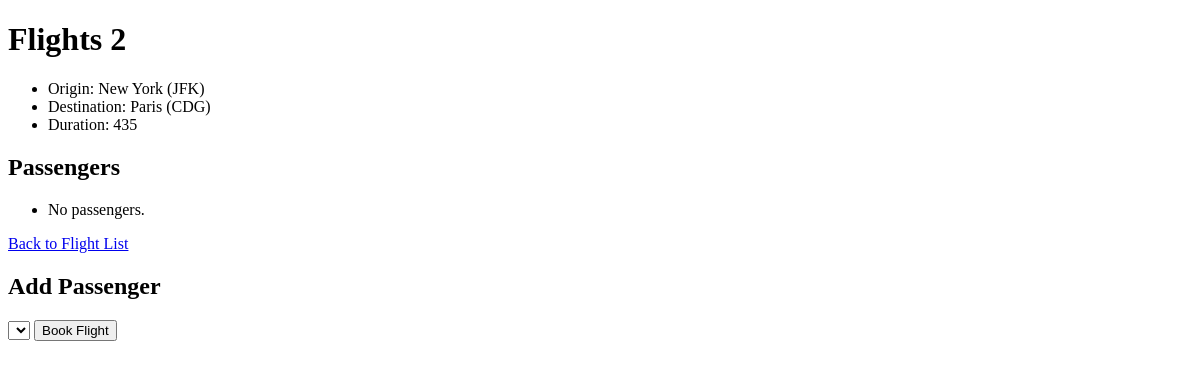
Page /flights/2 on the earlier database version.
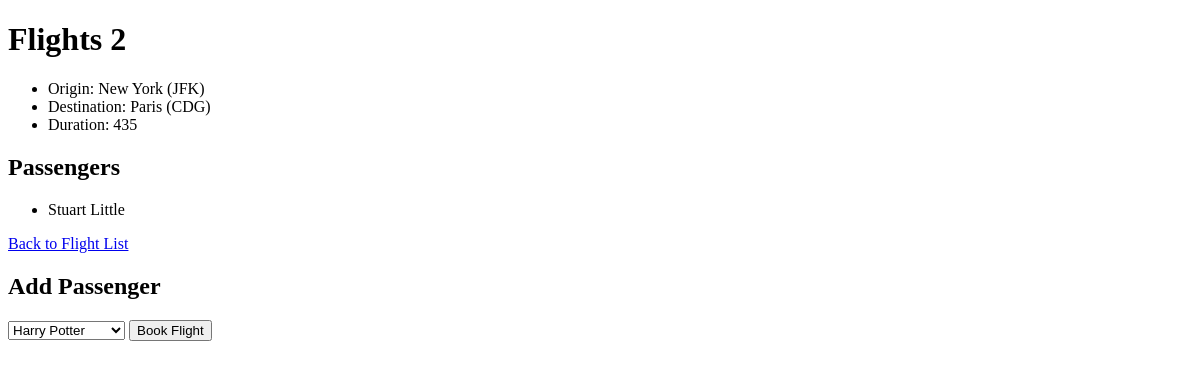
Same page on the later database version.
### flights/models.py (models this page shows)
class Passenger(models.Model):
    first = models.CharField(max_length=64)
    last = models.CharField(max_length=64)
    flights = models.ManyToManyField(Flight, blank=True, related_name="passengers")
    def __str__(self):
        return f"{self.first} {self.last}"

### flights/views.py (the view)
# urls.py: path('<int:flight_id>', views.flight, name='flight'),
def flight(request, flight_id):
    try:
        flight = Flight.objects.get(pk=flight_id)  # get the flight whose id (primary key) is equal to flight_id
    except Flight.DoesNotExist:
        raise Http404("Flight does not exist")
    return render(request, "flights/flight.html", {
        "flight": flight,
        "passengers": flight.passengers.all(),  # possible because passengers has a related_name="passengers"
        "non_passengers": Passenger.objects.exclude(flights=flight).all()  # passengers who are not on this flight
    })

### flights/models.py (called while the page is built)
    def __str__(self):
        return f"{self.city} ({self.code})"

### flights/templates/flights/flight.html (shortened to what this page needs)
{% extends "flights/layout.html" %}
{% block body %}
<h1>Flights {{ flight.id }}</h1>
<ul>
    <li>Origin: {{ flight.origin }}</li>
    <li>Destination: {{ flight.destination }}</li>
    <li>Duration: {{ flight.duration }}</li>
</ul>
<h2>Passengers</h2>
<ul>
    {% for passenger in passengers %}
        <li>{{ passenger }}</li>
    {% empty %}
        <li>No passengers.</li>
    {% endfor %}
</ul>
<a href="{% url 'index' %}">Back to Flight List</a>
<h2>Add Passenger</h2>
<form action="{% url 'book' flight.id %}" method="post">
    <select name="passenger" id="">
        {% for passenger in non_passengers %}
            <option value="{{ passenger.id }}">{{ passenger }}</option>
        {% endfor %}
    </select>
    <input type="submit" value="Book Flight">
</form>
{% endblock %}

Differences in the rows shown:
added Passenger: first+last "Stuart Little"
Other differences:
form field passenger: (not shown) → "Harry Potter"
text no longer shown: "No passengers."
